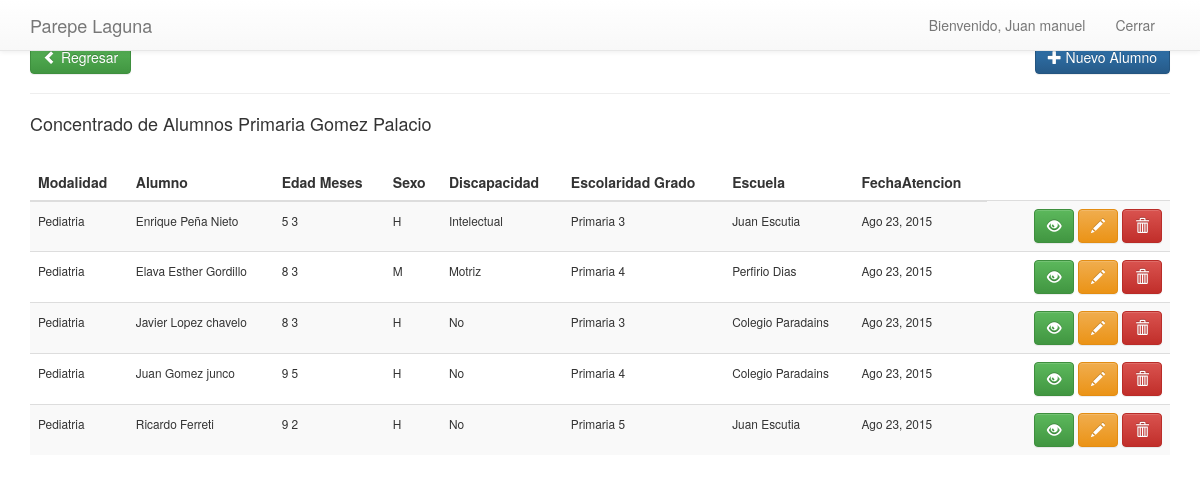
The app's page /lisPrimg/ (signed in) with its own data.
### apps/users/models.py (models this page shows, shortened)
class User(AbstractBaseUser, PermissionsMixin):
	username = models.CharField(max_length=100, unique=True)
	email = models.EmailField()
	first_name = models.CharField(max_length=100)
	last_name = models.CharField(max_length=100)
	avatar = models.ImageField(upload_to = 'users') # falta hacer algo
	objects = UserManager()
	is_active = models.BooleanField(default = True)
	is_staff = models.BooleanField(default = False)
	USERNAME_FIELD = 'username'
	REQUIRED_FIELDS = ['email']

### apps/principal/models.py (models this page shows, shortened)
class TimeStampModel(models.Model):
    user     = models.ForeignKey(settings.AUTH_USER_MODEL,null=True,blank=True)
    fecha    = models.DateTimeField(auto_now_add=True)
    modified = models.DateTimeField(auto_now=True)
    class Meta:
        abstract = True

class Alumno(TimeStampModel):
    Opsexo = (
        ('H', 'Hombre'),
        ('M', 'Mujer'),
        )
    Op2 = (
        ('Si', 'Si'),
        ('No', 'No'),
        )
    opesc=(
        ('Preescolar','Preescolar'),
        ('Primaria' ,'Primaria'),
        ('Secundaria','Secundaria'),
        ('No Estudia y tiene edad escolar',  'No Estudia y tiene edad escolar'),
        ('Bachillerato', 'Bachillerato'),
        ('No Tiene Edad escolar',  'No Tiene Edad escolar'),
        ('Cam', 'Cam'),
        ('Cil', 'Cil'),
        )
    Disca=(
        ('No', 'No'),
        ('Motriz','Motriz'),
        ('Visual', 'Visual'),
        ('Auditiva', 'Auditiva'),
        ('Intelectual', 'Intelectual'),
        ('Otra', 'Otra'),
        )
    tp =(
            ('Pediatria','Pediatria'),
            ('ConsultaExt','Consulta Externa'),
            ('AtencionDom','Atencion Domiciliaria'),
        )
    at = (
            ('Pedagogia','Pedagogia'),
            ('Psicologia','Psicologia'),
        )
    folio = models.IntegerField()
    hospital = models.ForeignKey('Hospital')
    atencion = models.CharField(max_length=10,null=True,blank=True,choices=at)
    ciclo = models.ForeignKey('Cicloescolar',default=1)
    modalidad = models.CharField(max_length=25,null=True,default=True,choices=tp)
    nombre = models.CharField(max_length=180)
    edad = models.IntegerField()
    meses = models.IntegerField()
    sexo = models.CharField(max_length=1,choices=Opsexo)
    coloniaal = models.CharField(max_length=100)
    callenumal = models.CharField(max_length=100)
    localidadal = models.CharField(max_length=80)
    discapacidad = models.CharField(max_length=12,choices=Disca)
    grado = models.IntegerField()
    escolaridad = models.CharField(max_length=40,choices=opesc)
    escuela = models.CharField(max_length=100)
    coloniaesc = models.CharField(max_length=80)
    direccionesc = models.CharField(max_length=120, null=True,blank=True)
    localidadesc = models.CharField(max_length=100)
    especialidad = models.CharField(max_length=80)
    diagnostico = models.CharField(max_length=80)
    fechaatencion  = models.DateField()
    horainicio = models.TimeField()
    horafin = models.TimeField()
    tema = models.CharField(max_length=80)
    observacion = models.TextField()

### apps/principal/views.py (the view)
# urls.py: url(r'^lisPrimg/$',views.ListaAlumnosPrimagomez.as_view(),name='list_primgom'),
class ListaAlumnosPrimagomez(LoginRequiredMixin,GroupRequiredMixin,ListView): # Primaria Gomez Acumulado
	context_object_name = 'alumnos'
	template_name = 'principal/alumnosxx.html'
	model = Alumno
	group_required = ['gomez','super']
	def get_queryset(self):
		return super(ListaAlumnosPrimagomez,self).get_queryset().filter(escolaridad='Primaria',hospital=1,ciclo__status=True)
	def get_context_data(self, **kwargs): #para saber si  ya  existe el alumo para la foto
		context = super(ListaAlumnosPrimagomez, self).get_context_data(**kwargs)
		context['hospital'] = "Concentrado de Alumnos Primaria Gomez Palacio"
		return context

### apps/principal/templates/principal/alumnosxx.html (shortened to what this page needs)
{% extends "principal/base_principal.html" %}
{% block content %}
{% include "principal/navbar.html" %}
<div class="container">
        <div class="page-header">
            <br>
          <h4>
           <a href="/" class="btn btn-success">
                            <span class="glyphicon glyphicon-chevron-left"></span> Regresar
            </a>
            <a class="btn btn-primary pull-right" href="/addalumno">
                    <span class="glyphicon glyphicon-plus"></span> Nuevo Alumno
                </a>
          </h4>
        </div>
          <div class="row">
            <div class="col-md-12">
                <table class="table table-striped table-hover">
                <thead>
                    <tr>
                        <th>Modalidad</th>
                        <th>Alumno</th>
                        <th>Edad Meses</th>
                        <th>Sexo</th>
                        <th>Discapacidad</th>
                        <th>Escolaridad Grado</th>
                        <th>Escuela</th>
                        <th>FechaAtencion</th>
                    </tr>
                    </thead>
                    <tbody>
                        <h4><p>{{hospital}}</p></h4>
                         <br>
                        {%for a in alumnos%}
                        <tr>
                             <td>
                                 <small>{{a.modalidad}}</small>
                            </td>
                            <td>
                                <small>{{a.nombre}}</small>
                            </td>
                            <td>
                               <small>{{a.edad}} {{a.meses}}</small>
                            </td>
                            <td>
                                <small>{{a.sexo}}</small>
                            </td>
                            <td>
                                <small>{{a.discapacidad}}</small>
                            </td>
                            <td>
                                <small>{{a.escolaridad}} {{a.grado}}</small>
                            </td>
                            <td>
                                <small>{{a.escuela}}</small>
                            </td>
                            <td>
                                <small>{{a.fechaatencion|date:"M d, Y"}}</small>
                            </td>
                            <td>
                                <td class="text-right">
                                <a href="#" class="btn btn-success"><span class="glyphicon glyphicon-eye-open"></span></a>
                                <a href="{% url 'principal_app:alumno_update' a.id %}"  class="btn btn-warning"><span class="glyphicon glyphicon-pencil"></span></a>
                                <a href="#" class="btn btn-danger"><span class="glyphicon glyphicon-trash"></span></a>
                            </td>
                        </tr>
                        {%endfor%}
                        </tbody>
                </table>
            </div>
        </div>
    </div>
{%endblock%}

### apps/principal/templates/principal/navbar.html (shortened to what this page needs)
<div class="navbar navbar-default navbar-fixed-top" role="navigation">
    <div class="container">
        <div class="navbar-header">
             <a class="navbar-brand"  href="{% url 'principal_app:index' %}">Parepe Laguna</a>
        </div>
        <div class="collapse navbar-collapse">
            <ul class="nav navbar-nav pull-right">
                <li><p class="navbar-text">Bienvenido, <a href="#" class="navbar-link">{{ user.username|capfirst}}</a></p></li>
                  <li><a href="{% url 'users_app:logout' %}">Cerrar</a></li>
            </ul>
        </div>
    </div>
</div>

### apps/principal/static/css/estilos.css (style rules this page uses)
body { margin-top: 60px; }
.page-header { margin: 10px 0 10px !important; font-weight: bolder; }

### apps/principal/static/css/sb-admin.css (style rules this page uses)
@media (min-width:768px) { body { margin-top: 2px; } }

### records on screen
User: username "Juan manuel"
Alumno: modalidad "Pediatria", nombre "Enrique Peña Nieto", edad "5", meses "3", sexo "H", discapacidad "Intelectual", escolaridad "Primaria", grado "3", escuela "Juan Escutia", fechaatencion "Ago 23, 2015"
Alumno: modalidad "Pediatria", nombre "Elava Esther Gordillo", edad "8", meses "3", sexo "M", discapacidad "Motriz", escolaridad "Primaria", grado "4", escuela "Perfirio Dias", fechaatencion "Ago 23, 2015"
Alumno: modalidad "Pediatria", nombre "Javier Lopez chavelo", edad "8", meses "3", sexo "H", discapacidad "No", escolaridad "Primaria", grado "3", escuela "Colegio Paradains", fechaatencion "Ago 23, 2015"
Alumno: modalidad "Pediatria", nombre "Juan Gomez junco", edad "9", meses "5", sexo "H", discapacidad "No", escolaridad "Primaria", grado "4", escuela "Colegio Paradains", fechaatencion "Ago 23, 2015"
Alumno: modalidad "Pediatria", nombre "Ricardo Ferreti", edad "9", meses "2", sexo "H", discapacidad "No", escolaridad "Primaria", grado "5", escuela "Juan Escutia", fechaatencion "Ago 23, 2015"

### other values on screen
{{ hospital }} "Concentrado de Alumnos Primaria Gomez Palacio"
